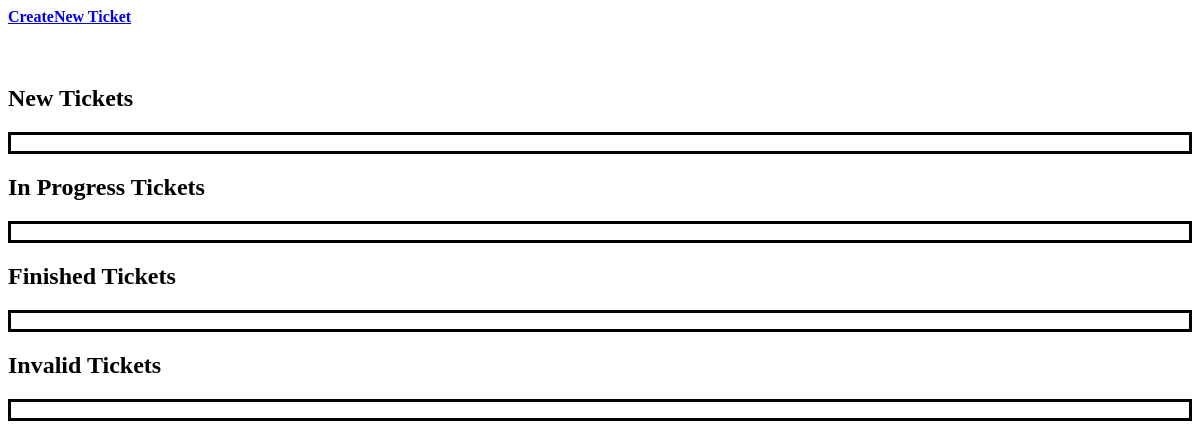
Page / (signed in) on the earlier database version.
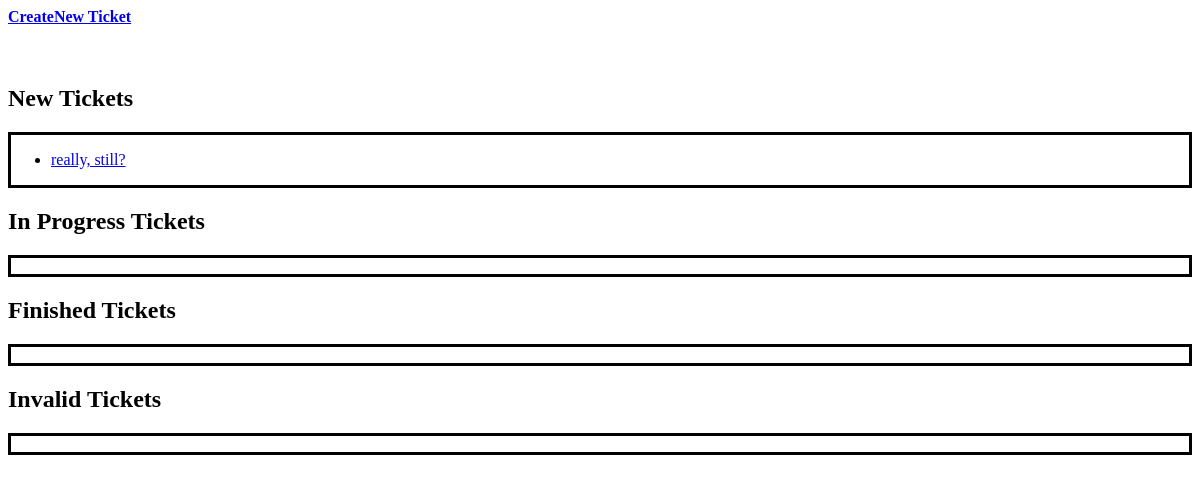
Same page on the later database version.
### bugapp/models.py (models this page shows, shortened)
class Ticket(models.Model):
    STATUSES = (
        ('N', 'New'),
        ('IP', 'In Progress'),
        ('D', 'Done'),
        ('IN', 'Invalid')
    )
    title = models.CharField(max_length=120)
    time_stamp = models.DateTimeField(default=timezone.now)
    description = models.TextField()
    author = models.ForeignKey(CustomUser, on_delete=models.CASCADE, related_name='user_author') # Fix this maybe
    status = models.CharField(max_length=20, null=True, choices=STATUSES, default='N')
    assigned = models.ForeignKey(CustomUser, null=True, on_delete=models.SET_NULL, blank=True, related_name='user_assigned', default=None)
    finishing = models.ForeignKey(CustomUser, null=True, on_delete=models.SET_NULL, blank=True, related_name='user_finished', default=None)

### bugapp/views.py (the view)
# urls.py: path('', views.index, name='home'),
@login_required
def index(request):
    new_tickets = Ticket.objects.filter(status="N")
    progress_tickets = Ticket.objects.filter(status="IP")
    finished_tickets = Ticket.objects.filter(status='D')
    invalid_tickets = Ticket.objects.filter(status="IN")
    return render(request, 'index.html', {'new_tickets': new_tickets, 'progress_tickets': progress_tickets, 'finished_tickets': finished_tickets, 'invalid_tickets': invalid_tickets})

### templates/index.html (shortened to what this page needs)
<h4><a href='newticket/'>CreateNew Ticket</h4></a>
<h2>New Tickets</h2>
<div style="border:solid black">
    <ul>
{% for ticket in new_tickets %}
   <li><a href='/ticketdetail/{{ticket.id}}'>{{ticket.title}}</li></a>
{% endfor %}
</ul>
</div>
<h2>In Progress Tickets</h2>
<div style="border:solid black">
</div>
<h2>Finished Tickets</h2>
<div style="border:solid black">
</div>
<h2>Invalid Tickets</h2>
<div style="border:solid black">
</div>

Differences in the rows shown:
added Ticket: title "really, still?"
